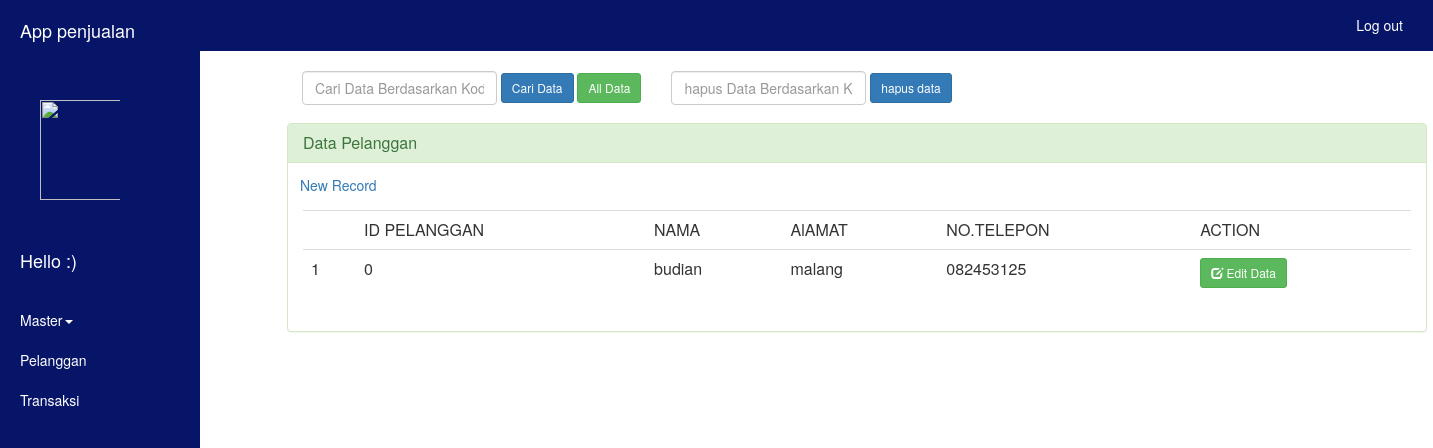
The app's page /v_operator.php with its own data.
### tables this page shows
CREATE TABLE `tb_operator` (
  `id_operator` int(11) NOT NULL,
  `nama` varchar(11) NOT NULL,
  `alamat` varchar(15) NOT NULL,
  `no_tlp` varchar(11) NOT NULL
);

### v_operator.php (the view, shortened to what this page needs)
<html>
<head>
<link rel="stylesheet" href="css/bootstrap.min.css"/>
</head>
<body>
  <div id="wrapper" class="active">
      <div id="sidebar-wrapper">
      <ul id="sidebar_menu" class="sidebar-nav">
           <li class="sidebar-brand"><a>App penjualan</a></li>
           <li class="sidebar-brand"><img src="download.png"></li>
           <li class="sidebar-brand"><a><span class="light" id="main_icon">Hello :)</span></a></li>
      </ul>
        <ul class="sidebar-nav" id="sidebar">
         <li class="dropdown">
          <a href="#" class="dropdown-toggle" data-toggle="dropdown">Master<span class="caret"></span></a>
        </li>
         <li class="active"><a href="v_pelanggan.php">Pelanggan</a></li>
          <li class="active"><a href="v_transaksi.php">Transaksi</a></li>
        </ul>
      </div>
      <div id="page-content-wrapper">
         <nav class="navbar navbar-custom navbar-fixed-top" role="navigation">
        <div class="container-fluid satu">
            <div class="collapse navbar-collapse navbar-right navbar-main-collapse">
                <ul class="nav navbar-nav">
                    <li>
                        <a href="logout.php">Log out</a>
                    </li>
                </ul>
            </div>
        </div>
    </nav>
    <div id="main-wrapper" class="col-md-11 pull-right">
            <div id="main">
            <div class="container">
                  <center><h2>Pencarian Data Product</h2></center>
    <form action="" method="POST" class="navbar-form navbar-left" role="search">
  <div class="form-group">
    <input type='text' placeholder='Cari Data Berdasarkan Kode dan Nama' name='qcari' class='form-control'> <br/>
  </div>
  <input type='submit' value='Cari Data' class='btn btn-sm btn-primary'> <a href='index.php' class='btn btn-sm btn-success' > All Data</a>
    </form>
   <form action="delete3.php" method="POST" class="navbar-form navbar-left" role="search">
  <div class="form-group">
    <input type='text' placeholder='hapus Data Berdasarkan Kode dan Nama' name='kode' class='form-control'> <br/>
  </div>
  <input type='submit' value='hapus data' name="hapus3" class='btn btn-sm btn-primary'>
    </form>
<br/>
<br/>
<br/>
    <div class="panel panel-success">
  <div class="panel-heading">
   <h3 class="panel-title">Data Pelanggan</h3>
  </div><div align="left" style="margin-left:12px;margin-top:12px"><a href="tambahoperator.php" class="table table-hover" >New Record</a></div>
  <div class="panel-body">
    <table class="table table-hover" >
      <th><td>ID PELANGGAN</a></td><td>NAMA</td><td>AlAMAT</td><td>NO.TELEPON</td><td>ACTION</td></th>
<?php
require_once('koneksi.php');
$query1="select * from tb_operator ";
$result=mysqli_query($conn,$query1) or die(mysqli_error());
$no=1;
while($rows=mysqli_fetch_assoc($result)){
      ?>
      <tr>
        <td><?php echo $no
        ?></td>
        <td><?php   echo $rows['id_operator'];?></td>
        <td><?php   echo $rows['nama'];?></td>
        <td><?php   echo $rows['alamat'];?></td>
        <td><?php   echo $rows['no_tlp'];?></td>
        <td><a href="edit3.php?id_operator=<?php echo $rows['id_operator']; ?>" class="btn btn-sm btn-success"><span class="glyphicon glyphicon-edit" aria-hidden="true"></span> Edit Data</a></td>
      </tr>
      <?php
$no++;
}?>
    </table>
</div>
</div>
    </div>
      </div>
      </div>
      </div>
    </div>
</body>
</html>

### v_operator.php (style rules this page uses)
#wrapper { padding-left: 70px; transition: all .4s ease 0s; height: 100%; }
#sidebar-wrapper { margin-left: -150px; left: 70px; width: 200px; background: #aaa; position: fixed; height: 100%; z-index: 10000; transition: all .4s ease 0s; background-color: #061568; }
.sidebar-nav { display: block; float: left; width: 200px; list-style: none; margin: 0; padding: 0; background-color: #31f91b; }
#page-content-wrapper { padding-left: 0; margin-left: 0; width: 100%; height: auto; }
#wrapper.active { padding-left: 150px; }
#wrapper.active #sidebar-wrapper { left: 150px; }
#page-content-wrapper { width: 100%; }
#sidebar_menu li a, .sidebar-nav li a { background-color: white; display: block; float: left; text-decoration: none; width: 150px; background: #fff; -webkit-transition: background .5s; -moz-transition: background .5s; -o-transition: background .5s; -ms-transition: background .5s; transition: background .5s; background-color: #061568; }
.sidebar-nav li { line-height: 40px; text-indent: 20px; }
.sidebar-nav li a { color: white; display: block; text-decoration: none; }
.sidebar-nav { background-color:#061568; width: 200px; }
.sidebar-nav > .sidebar-brand { height: 100px; width: 200px; line-height: 60px; font-size: 18px; }
.sidebar-nav > .sidebar-brand a { color: white; }
#main_icon { float:left; padding-right: 30px; padding-top:30px; color: white; }
.sidebar-brand img { width: 100px; height:100px; }
.navbar { background-color: #061568; }
.navbar a { color: white; }

### records on screen
tb_operator: id_operator "0", nama "budian", alamat "malang", no_tlp "082453125"
